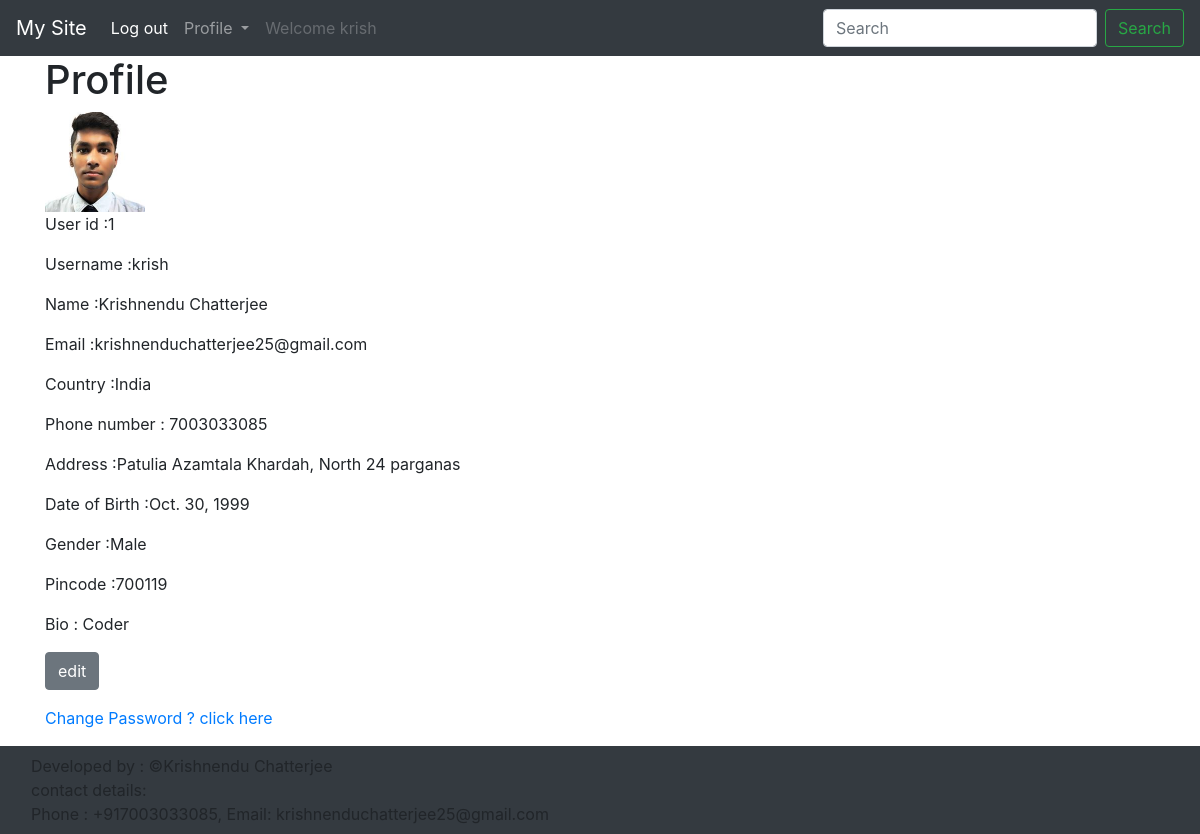
/krish/ (signed in), run on the app's committed database.
### apps/models.py (models this page shows, shortened)
class Account(AbstractBaseUser):
    email = models.EmailField(verbose_name='email' , max_length=60 , unique=True)
    username = models.CharField(max_length=60 , unique=True)
    date_joined = models.DateTimeField(verbose_name='date joined', auto_now_add=True)
    last_login = models.DateTimeField(verbose_name='last login', auto_now=True )
    is_admin = models.BooleanField(default=False)
    is_active = models.BooleanField(default=True)
    is_staff = models.BooleanField(default=False)
    is_superuser = models.BooleanField(default=False)
    first_name = models.CharField(max_length=50)
    last_name = models.CharField(max_length=50 , default='')
    country = models.CharField(max_length=50 , default='')
    phone_number = models.IntegerField(default=0)
    USERNAME_FIELD = 'email'
    REQUIRED_FIELDS = ['username','first_name','last_name']
    objects = MyAccountManager()

class user(models.Model):
    dob=models.DateField(default=datetime(1990,1,1))
    sex = models.CharField(max_length=10)
    bio = models.CharField(max_length=500)
    address = models.CharField(max_length=500)
    pincode = models.IntegerField(default=0)

### apps/views.py (the view)
# urls.py: path('<str:username>/',views.profile, name='profile'),
def profile(req,username):
    if not req.user.is_authenticated or not req.user.username==username:
        print('NOT Authenticated')
        return redirect('%s?next=%s' % (settings.LOGIN_URL, req.path))
    print('Authenticated')
    try:
        ob1={'user' : Account.objects.get(username=req.user.username)}
        ob1.update(navbar(req))
        ob2={ 'feedback' : {'name' : 'Feedback Form', 'url' : '/'+username+'/feedback'} }
        ob3={ 'username' : req.user.username }
        ob4={ 'pp' : ProfilePicture.objects.get(id=Account.objects.get(username=username).id).img }
        ob5={ 'user1' : user.objects.get(id=Account.objects.get(username=username).id) }
        ob1.update(ob2)
        ob1.update(ob3)
        ob1.update(ob4)
        ob1.update(ob5)
        return render(req,'userinfo.html',ob1)
    except:
        pp=ProfilePicture(id=req.user.id)
        pp.save()
        user1=user(id=req.user.id)
        user1.save()
        return redirect('/'+username)

### apps/views.py (called while the page is built)
def navbar(req):
    log='Log in'
    url='login'
    username='login'
    name='Krishnendu Chatterjee'
    phone_number='+917003033085'
    email='krishnenduchatterjee25@gmail.com'
    welcome=''
    admin=False
    if req.user.is_authenticated:
        log='Log out'
        url='logout'
        username=req.user.username
        admin=req.user.is_admin
        welcome='Welcome '+username
    nav={ 'profile' : { 'name' : 'Profile' , 'url' : username , 'welcome' : welcome , 'admin' : admin},
    'log' : { 'name' : log , 'url' : url},
    'register' : {'name' : 'Register' , 'url' : 'register'},
    'copyright' : { 'name' : name , 'phone_number' : phone_number , 'email' : email ,}
    }
    return nav

### templates/userinfo.html
{% extends 'base.html' %}
{% block content %}
<div class="container">
    <h1>Profile</h1>
    <img src="{{pp.url}}" alt="" style="width:100px;height:100px;" >
    <p>User id :{{user.id}} <br></p>
    <p>Username :{{username}} <br></p>
    <p>Name :{{user.first_name}} {{user.last_name}} <br></p>
    <p>Email :{{user.email}} <br></p>
    <p>Country :{{user.country}} <br></p>
    <p>Phone number : {{user.phone_number}} <br></p>
    <p>Address :{{user1.address}} <br></p>
    <p>Date of Birth :{{user1.dob}} <br></p>
    <p>Gender :{{user1.sex}} <br></p>
    <p>Pincode :{{user1.pincode}} <br></p>
    <p>Bio : {{user1.bio}} <br></p>
    <p><a class="btn btn-secondary" href="./edit">edit</a></p>
    <a class="" href="/password_change">Change Password ? click here</a>
</div>
 {% endblock %}

### templates/base.html (shortened to what this page needs)
<!doctype html>
<html lang="en">
  <head>
    <link rel="stylesheet" href="https://stackpath.bootstrapcdn.com/bootstrap/4.4.1/css/bootstrap.min.css">
    <nav class="navbar navbar-expand-lg navbar-dark bg-dark">
      <a class="navbar-brand" href="/">My Site</a>
      <div class="collapse navbar-collapse" id="navbarSupportedContent">
        <ul class="navbar-nav mr-auto">
          <li class="nav-item active">
            <a class="nav-link" href="/{{log.url}}">{{log.name }}<span class="sr-only">(current)</span></a>
          </li>
          {% if not profile.welcome %}
          <li class="nav-item">
            <a class="nav-link" href="/{{register.url}}">{{ register.name }}</a>
          </li>
          {% else %}
          <li class="nav-item dropdown">
            <a class="nav-link dropdown-toggle" href="" id="navbarDropdown" role="button" data-toggle="dropdown" aria-haspopup="true" aria-expanded="false">
              Profile
            </a>
          </li>
          <li class="nav-item">
            <a class="nav-link disabled" href="" tabindex="-1" aria-disabled="true">{{ profile.welcome }}</a>
          </li>
          {% endif %}
        </ul>
        <form class="form-inline my-2 my-lg-0">
          <input class="form-control mr-sm-2" type="search" placeholder="Search" aria-label="Search">
          <button class="btn btn-outline-success my-2 my-sm-0" type="submit">Search</button>
        </form>
      </div>
    </nav>
  </head>
  <body>
    {% block content %}
    {% endblock %}
  </body>
  <footer class="navbar navbar-expand-lg navbar-dark bg-dark">
    <div class="footer-copyright">
      <div class="container">
      Developed by : ©{{copyright.name}}<br>
      contact details:<br>Phone :
      {{copyright.phone_number}}, Email:
      {{copyright.email}} <br>
      </div>
    </div>
  </footer>
</html>

### data on the page
Account: id "1", username "krish", first_name "Krishnendu", last_name "Chatterjee", email "krishnenduchatterjee25@gmail.com", country "India", phone_number "7003033085"
user: address "Patulia Azamtala Khardah, North 24 parganas", dob "Oct. 30, 1999", sex "Male", pincode "700119", bio "Coder"

### other printed values
{{ log.name }} "Log out"
{{ profile.welcome }} "Welcome krish"
{{ copyright.name }} "Krishnendu Chatterjee"
{{ copyright.phone_number }} "+917003033085"
